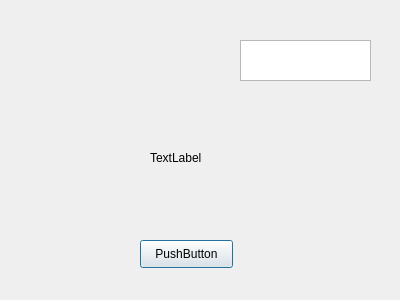
<?xml version="1.0" encoding="UTF-8"?>
<ui version="4.0">
 <class>Dialog</class>
 <widget class="QDialog" name="Dialog">
  <property name="geometry">
   <rect>
    <x>0</x>
    <y>0</y>
    <width>400</width>
    <height>300</height>
   </rect>
  </property>
  <property name="windowTitle">
   <string>Dialog</string>
  </property>
  <widget class="QLabel" name="myLabel">
   <property name="geometry">
    <rect>
     <x>150</x>
     <y>150</y>
     <width>72</width>
     <height>15</height>
    </rect>
   </property>
   <property name="text">
    <string>TextLabel</string>
   </property>
  </widget>
  <widget class="QTextEdit" name="textEdit">
   <property name="geometry">
    <rect>
     <x>240</x>
     <y>40</y>
     <width>131</width>
     <height>41</height>
    </rect>
   </property>
  </widget>
  <widget class="QPushButton" name="changeBtn">
   <property name="geometry">
    <rect>
     <x>140</x>
     <y>240</y>
     <width>93</width>
     <height>28</height>
    </rect>
   </property>
   <property name="text">
    <string>PushButton</string>
   </property>
  </widget>
 </widget>
 <resources/>
 <connections/>
</ui>
